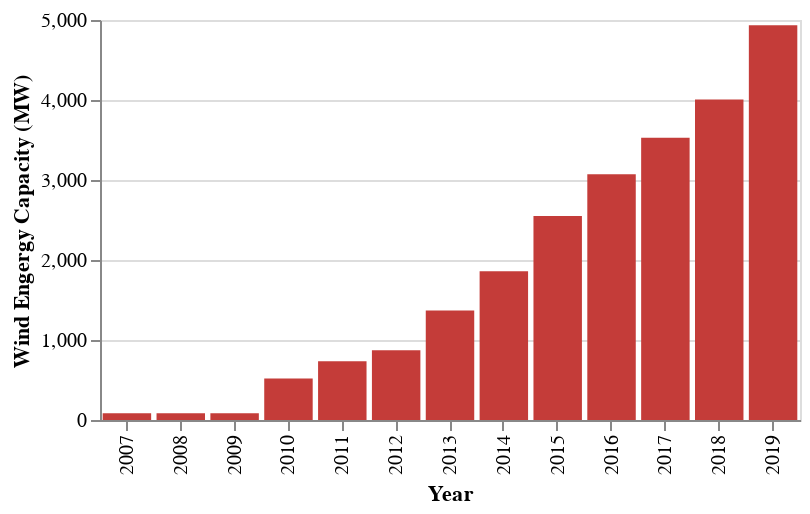

The code cell stored with this chart in its notebook:
### Code cell
alt.Chart(mexico).mark_bar(color='#C43C39').encode(
    x=alt.X('date', title='Year'),
    y=alt.Y('capacity', title='Wind Engergy Capacity (MW)')
).properties(width=350, height=200)

### Figure 1 — Vega-Lite specification as saved in the notebook (floating-point values rounded to 4 significant figures)
{"config": {"view": {"continuousWidth": 400, "continuousHeight": 300}}, "data": {"name": "data-4ee7a70ed13387a4ff35ec8a4066457c"}, "mark": {"type": "bar", "color": "#C43C39"}, "encoding": {"x": {"type": "nominal", "field": "date", "title": "Year"}, "y": {"type": "quantitative", "field": "capacity", "title": "Wind Engergy Capacity (MW)"}}, "height": 200, "width": 350, "$schema": "https://vega.github.io/schema/vega-lite/v4.0.0.json", "datasets": {"data-4ee7a70ed13387a4ff35ec8a4066457c": [{"country": "Mexico", "date": "2007", "capacity": 84}, {"country": "Mexico", "date": "2008", "capacity": 85}, {"country": "Mexico", "date": "2009", "capacity": 85}, {"country": "Mexico", "date": "2010", "capacity": 520}, {"country": "Mexico", "date": "2011", "capacity": 733}, {"country": "Mexico", "date": "2012", "capacity": 873}, {"country": "Mexico", "date": "2013", "capacity": 1370}, {"country": "Mexico", "date": "2014", "capacity": 1859}, {"country": "Mexico", "date": "2015", "capacity": 2551}, {"country": "Mexico", "date": "2016", "capacity": 3073}, {"country": "Mexico", "date": "2017", "capacity": 3527}, {"country": "Mexico", "date": "2018", "capacity": 4005}, {"country": "Mexico", "date": "2019", "capacity": 4935}]}}
